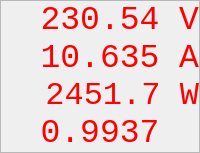
                              <widget class="QFrame" name="frame_pms_display_2">
                               <property name="maximumSize">
                                <size>
                                 <width>300</width>
                                 <height>16777215</height>
                                </size>
                               </property>
                               <property name="styleSheet">
                                <string notr="true">border: 2px solid black;
border-radius: 10px;
background-color: rgb(29,34, 44);
QLabel{
	font-family: &quot;Calibri&quot;
}</string>
                               </property>
                               <property name="frameShape">
                                <enum>QFrame::StyledPanel</enum>
                               </property>
                               <property name="frameShadow">
                                <enum>QFrame::Raised</enum>
                               </property>
                               <layout class="QVBoxLayout" name="verticalLayout_20">
                                <property name="spacing">
                                 <number>0</number>
                                </property>
                                <property name="leftMargin">
                                 <number>0</number>
                                </property>
                                <property name="topMargin">
                                 <number>0</number>
                                </property>
                                <property name="rightMargin">
                                 <number>0</number>
                                </property>
                                <property name="bottomMargin">
                                 <number>0</number>
                                </property>
                                <item>
                                 <widget class="QLabel" name="label_pms_display_a_2">
                                  <property name="font">
                                   <font>
                                    <family>Consolas</family>
                                    <pointsize>25</pointsize>
                                    <weight>50</weight>
                                    <italic>false</italic>
                                    <bold>false</bold>
                                    <kerning>false</kerning>
                                   </font>
                                  </property>
                                  <property name="styleSheet">
                                   <string notr="true">color: rgb(255, 0, 0);</string>
                                  </property>
                                  <property name="text">
                                   <string>230.54 V</string>
                                  </property>
                                  <property name="alignment">
                                   <set>Qt::AlignRight|Qt::AlignTrailing|Qt::AlignVCenter</set>
                                  </property>
                                 </widget>
                                </item>
                                <item>
                                 <widget class="QLabel" name="label_pms_display_b_2">
                                  <property name="font">
                                   <font>
                                    <family>Consolas</family>
                                    <pointsize>25</pointsize>
                                    <weight>50</weight>
                                    <italic>false</italic>
                                    <bold>false</bold>
                                    <kerning>false</kerning>
                                   </font>
                                  </property>
                                  <property name="styleSheet">
                                   <string notr="true">color: rgb(255, 0, 0);</string>
                                  </property>
                                  <property name="text">
                                   <string>10.635 A</string>
                                  </property>
                                  <property name="alignment">
                                   <set>Qt::AlignRight|Qt::AlignTrailing|Qt::AlignVCenter</set>
                                  </property>
                                 </widget>
                                </item>
                                <item>
                                 <widget class="QLabel" name="label_pms_display_c_2">
                                  <property name="font">
                                   <font>
                                    <family>Consolas</family>
                                    <pointsize>24</pointsize>
                                    <weight>50</weight>
                                    <italic>false</italic>
                                    <bold>false</bold>
                                    <kerning>false</kerning>
                                   </font>
                                  </property>
                                  <property name="styleSheet">
                                   <string notr="true">color: rgb(255, 0, 0);</string>
                                  </property>
                                  <property name="text">
                                   <string>2451.7 W</string>
                                  </property>
                                  <property name="alignment">
                                   <set>Qt::AlignRight|Qt::AlignTrailing|Qt::AlignVCenter</set>
                                  </property>
                                 </widget>
                                </item>
                                <item>
                                 <widget class="QLabel" name="label_pms_display_d_2">
                                  <property name="font">
                                   <font>
                                    <family>Consolas</family>
                                    <pointsize>25</pointsize>
                                    <weight>50</weight>
                                    <italic>false</italic>
                                    <bold>false</bold>
                                    <kerning>false</kerning>
                                   </font>
                                  </property>
                                  <property name="styleSheet">
                                   <string notr="true">color: rgb(255, 0, 0);</string>
                                  </property>
                                  <property name="text">
                                   <string>0.9937  </string>
                                  </property>
                                  <property name="alignment">
                                   <set>Qt::AlignRight|Qt::AlignTrailing|Qt::AlignVCenter</set>
                                  </property>
                                 </widget>
                                </item>
                               </layout>
                              </widget>
